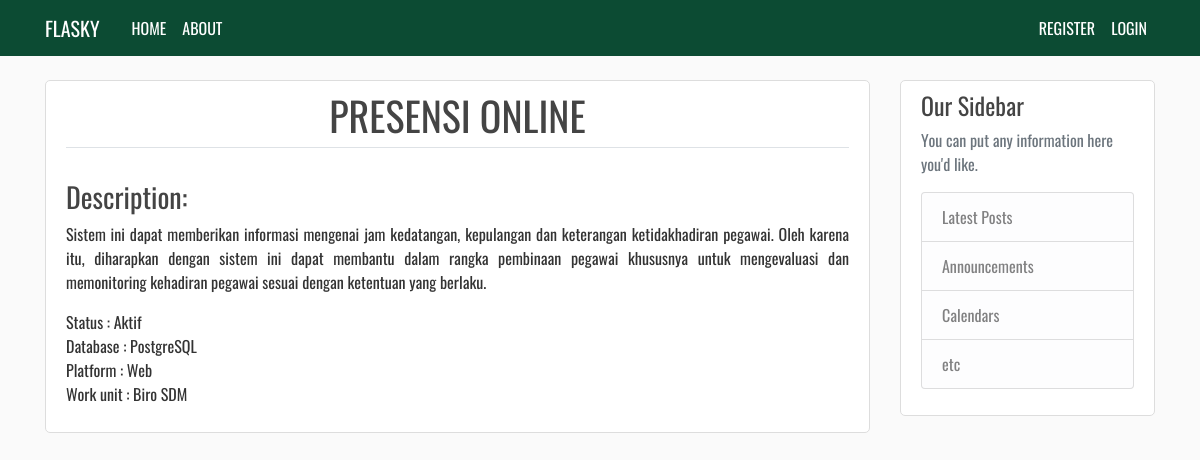
Screenshot of /apk/6 with the database file from the repository.
### mysite/models.py (models this page shows, shortened)
class Application(db.Model):
    id = db.Column(db.Integer, primary_key=True)
    name = db.Column(db.String(30), unique=True)
    description = db.Column(db.Text, nullable=False)
    status = db.Column(db.String(20), nullable=False)
    platform = db.Column(db.String(30), nullable=False)
    database = db.Column(db.String(30), nullable=False)
    user_id = db.Column(db.Integer, db.ForeignKey('user.id'), nullable=False)
    date_posted = db.Column(db.DateTime, nullable=False, default=datetime.utcnow)

### mysite/routes.py (the view)
@app.route('/apk/<int:apk_id>')
def apk(apk_id):
    apk = Application.query.get_or_404(apk_id)
    return render_template('apk.html', title='Application', apk=apk)

### mysite/templates/apk.html
{% extends "base.html" %}
{% block content %}
  <div class="content-section">
    <h1 style="text-align: center;" class="border-bottom pb-2">{{ apk.name|upper }}</h1><br>
    <h3>Description:</h3>
    <p style="text-align: justify;">{{ apk.description }}</p>
    <p>
      Status : {{ apk.status }}<br>
      Database : {{ apk.database }}<br>
      Platform : {{ apk.platform }}<br>
      Work unit : Biro SDM
    </p>
  </div>
{% endblock content %}

### mysite/static/style.css (style rules this page uses)
body { background: #fafafa; color: #333333; margin-top: 5rem; }
body { font-family: "Oswald", sans-serif; }
h1, h2, h3, h4, h5, h6 { color: #444444; }
.content-section { background: #ffffff; padding: 10px 20px; border: 1px solid #dddddd; border-radius: 5px; margin-bottom: 20px; }

### rows the page displays
Application: name "PRESENSI ONLINE", description "Sistem ini dapat memberikan informasi mengenai jam kedatangan, kepulangan dan keterangan ketidakhadiran pegawai. Oleh karena itu, diharapkan dengan sistem ini dapat membantu dalam rangka pembinaan pegawai khususnya untuk mengevaluasi dan memonitoring kehadiran pegawai sesuai dengan ketentuan yang berlaku.", status "Aktif", database "PostgreSQL", platform "Web"
